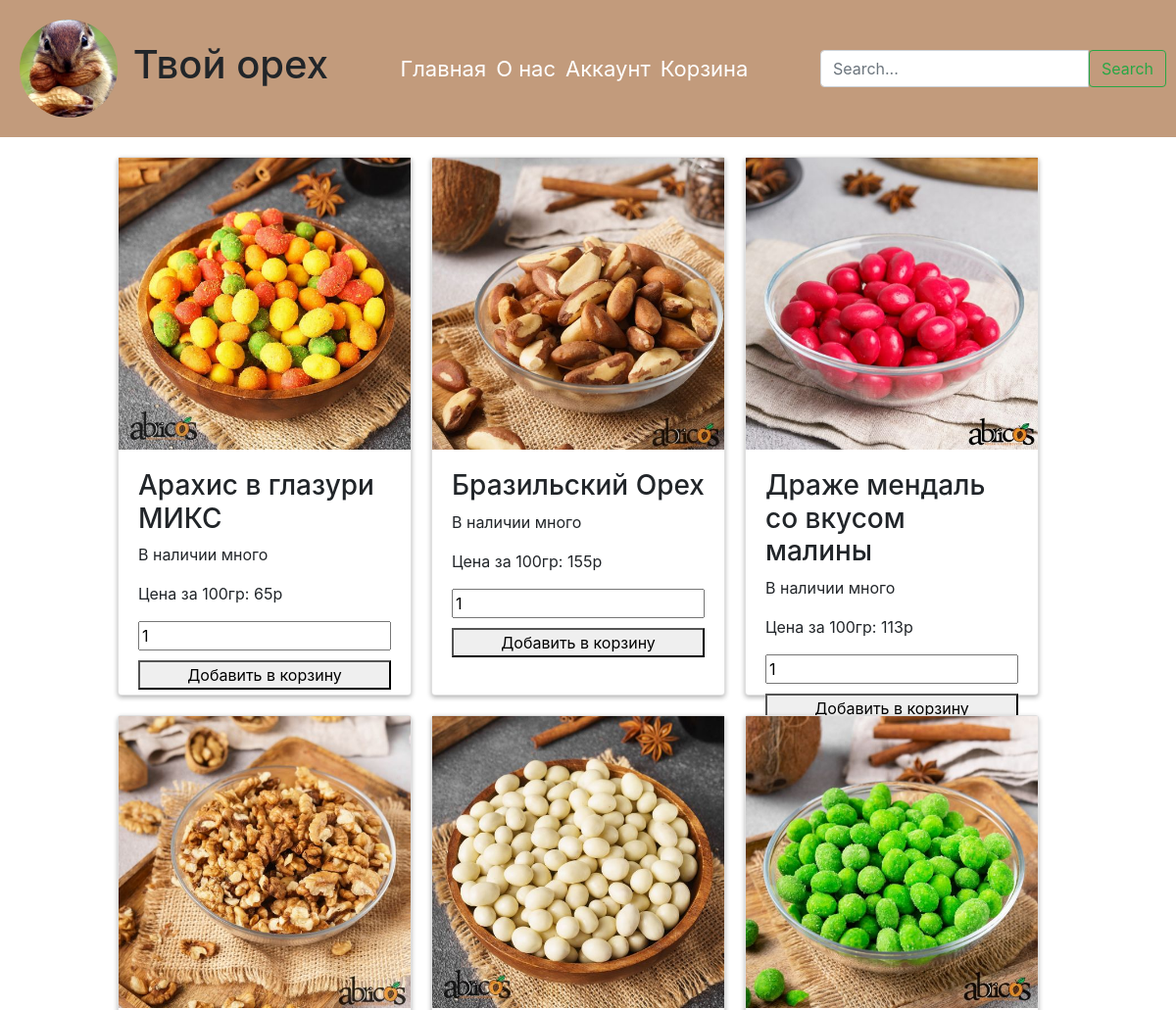
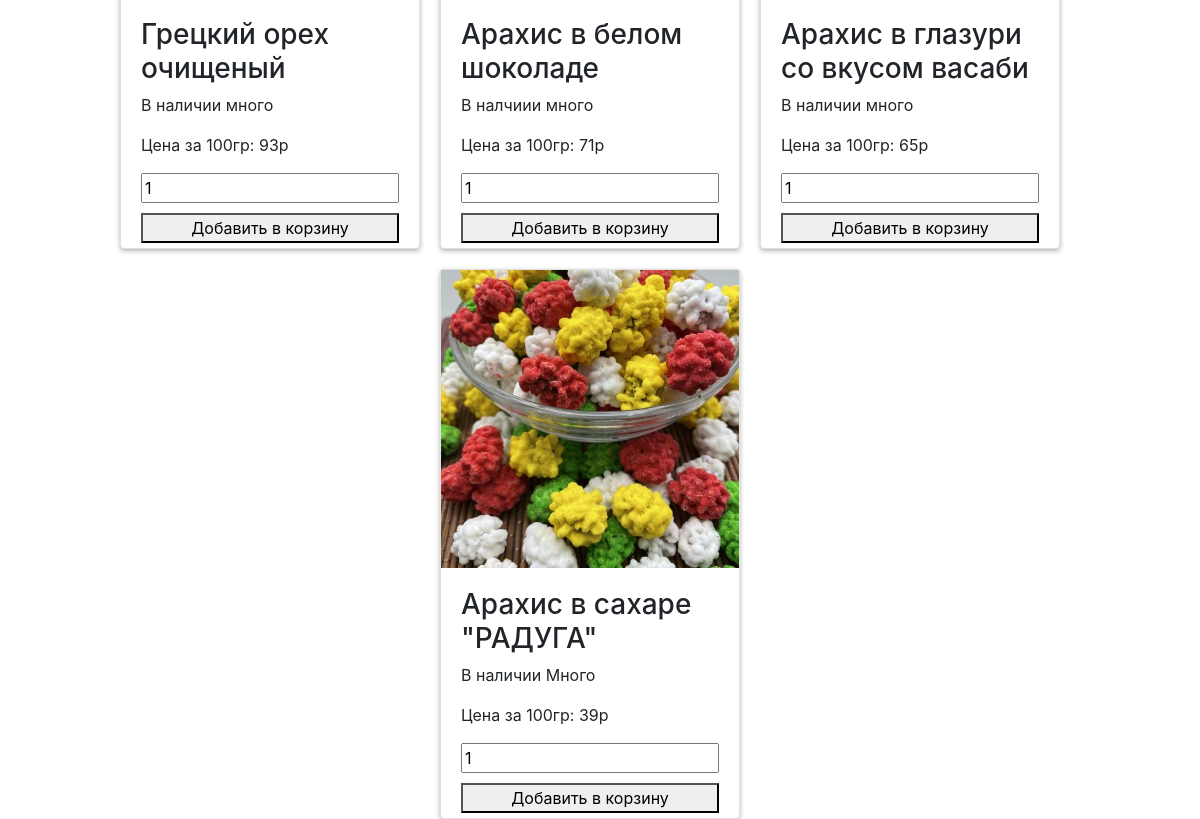
The page / on the database its author committed (2 pictures, top to bottom).
### main/models.py (models this page shows, shortened)
class Product(models.Model):
    product_id = models.IntegerField(primary_key=True)
    product_name = models.TextField()
    product_bio = models.TextField()
    price = models.IntegerField()
    image = models.ImageField(upload_to='images/', blank=True)
    description = models.TextField(default='')
    class Meta:
        verbose_name = "Продукт"
        verbose_name_plural = "Продукты"

### main/views.py (the view)
# urls.py: path('', views.main_page, name='home'),
def main_page(request):
    product = Product.objects.all()
    return render(request, 'main_page.html', {'title': 'Главная страница сайта', 'product': product})

### main/templates/main_page.html (shortened to what this page needs)
{% extends 'base.html' %}
{% block content %}
<main>
    <div class="container">
        <div class="row justify-content-center">
            {% for p in product %}
            <div class="card">
                <a href="{% url 'product_detail' p.pk %}">
                    <img src="{{ p.image.url }}" alt="{{ p.product_name }}" id="product-image-{{ p.product_id }}">
                </a>
                <div class="card-body">
                    <h3>{{ p.product_name }}</h3>
                    <p>{{ p.product_bio }}</p>
                    <p>Цена за 100гр: <span id="product-price-{{ p.product_id }}" data-price="{{ p.price }}">{{ p.price }}</span>р
                    </p>
                    <form method="POST" action="{% url 'add_to_cart' p.product_id %}">
                        <div style="display: flex; flex-direction: column;">
                            <input type="number" name="quantity" id="quantity-{{ p.product_id }}" value="1" min="1"
                                   onchange="updatePrice('{{ p.product_id }}', {{ p.price }})">
                            <button type="submit" style="margin-top: 10px;">Добавить в корзину</button>
                        </div>
                    </form>
                </div>
            </div>
            {% endfor %}
        </div>
    </div>
</main>
{% endblock %}

### main/static/styles.css (style rules this page uses)
.card { border: 1px solid #4d4d4d; border-radius: 5px; box-shadow: 0 2px 5px rgba(0, 0, 0, 0.3); height: 550px; width: 300px; margin-right: 20px; margin-top: 20px; }
.card img { width: 100%; height: auto; }
.card-body { padding: 10px; }
.container { padding-left: 15px; padding-right: 15px; }
.row { margin-left: 0; margin-right: 0; }
.justify-content-center { justify-content: center; }

### rows shown on the page
Product: image (picture), product_name "Арахис в глазури МИКС", product_bio "В наличии много", price "65", quantity "1"
Product: image (picture), product_name "Бразильский Орех", product_bio "В наличии много", price "155"
Product: image (picture), product_name "Драже мендаль со вкусом малины", product_bio "В наличии много", price "113"
Product: image (picture), product_name "Грецкий орех очищеный", product_bio "В наличии много", price "93"
Product: image (picture), product_name "Арахис в белом шоколаде", product_bio "В налчиии много", price "71"
Product: image (picture), product_name "Арахис в глазури со вкусом васаби", product_bio "В наличии много", price "65"
Product: image (picture), product_name "Арахис в сахаре \"РАДУГА\"", product_bio "В наличии Много", price "39"
